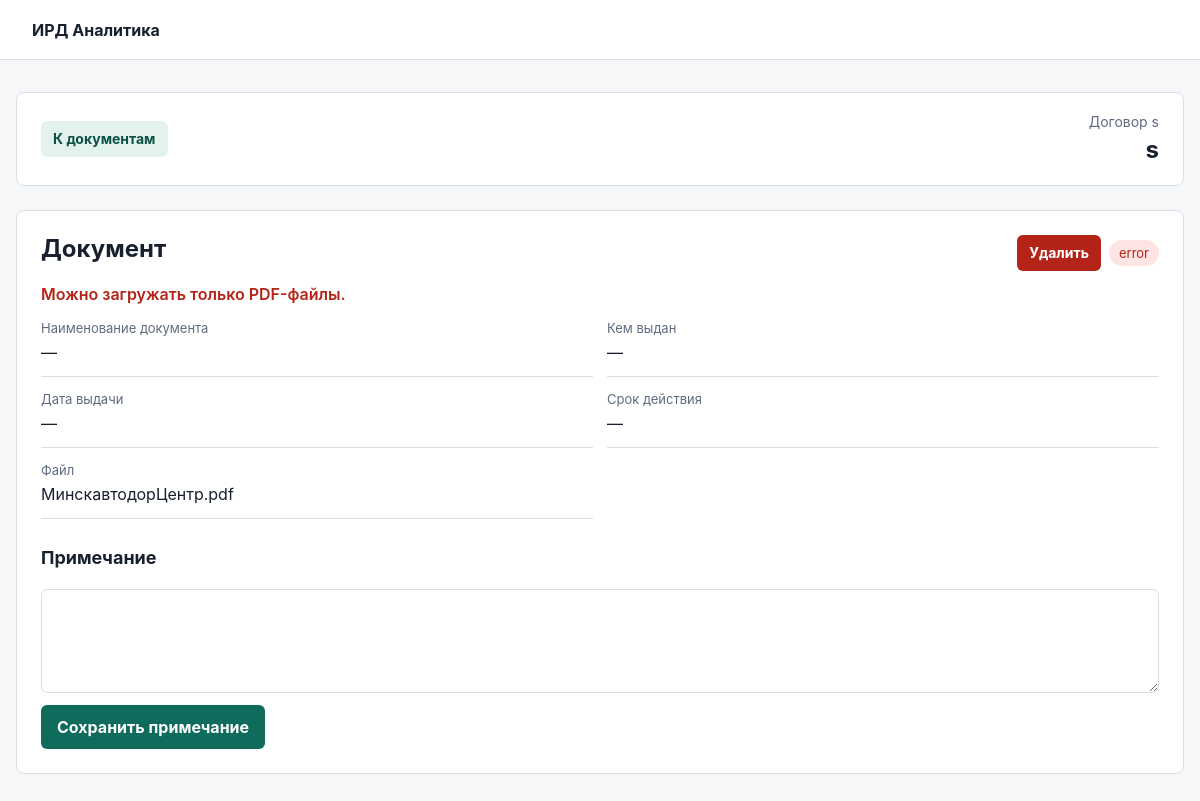
Page /documents/8 on the committed database.
### tables this page shows
CREATE TABLE objects (
    id INTEGER PRIMARY KEY AUTOINCREMENT,
    contract_number TEXT NOT NULL,
    name TEXT NOT NULL,
    created_at TEXT NOT NULL DEFAULT CURRENT_TIMESTAMP
);

CREATE TABLE documents (
    id INTEGER PRIMARY KEY AUTOINCREMENT,
    contract_number TEXT NOT NULL,
    object_name TEXT NOT NULL,
    original_filename TEXT NOT NULL,
    stored_filename TEXT NOT NULL,
    working_title TEXT,
    official_title TEXT,
    issuer TEXT,
    issue_date TEXT,
    valid_until TEXT,
    validity_text TEXT,
    no_expiration INTEGER NOT NULL DEFAULT 0,
    raw_text TEXT,
    note TEXT NOT NULL DEFAULT '',
    status TEXT NOT NULL DEFAULT 'processed',
    error TEXT,
    created_at TEXT NOT NULL DEFAULT CURRENT_TIMESTAMP
, object_id INTEGER);

### app/web/routes.py (the view)
@bp.get("/documents/<int:document_id>")
def document_detail(document_id: int):
    document = DocumentRepository().get(document_id)
    if document is None:
        return "Документ не найден", 404
    obj = ObjectRepository().get(document["object_id"]) if document["object_id"] else None
    return render_template("document.html", document=document, object=obj)

### app/database.py (called while the page is built)
def get_db() -> sqlite3.Connection:
    if "db" not in g:
        g.db = sqlite3.connect(current_app.config["DATABASE_PATH"])
        g.db.row_factory = sqlite3.Row
    return g.db

### app/repositories.py (called while the page is built)
    def get(self, object_id: int) -> Row | None:
        return get_db().execute(
            "SELECT * FROM objects WHERE id = ?", (object_id,)
        ).fetchone()

    def get(self, document_id: int) -> Row | None:
        return get_db().execute(
            "SELECT * FROM documents WHERE id = ?", (document_id,)
        ).fetchone()

### app/templates/document.html (shortened to what this page needs)
{% extends "base.html" %}
{% block content %}
{% if object %}
    <section class="object-header">
        <a class="button-link secondary" href="{{ url_for('web.object_workspace', object_id=object.id) }}">К документам</a>
        <div>
            <p>Договор {{ object.contract_number }}</p>
            <h1>{{ object.name }}</h1>
        </div>
    </section>
{% endif %}
<section class="document-view">
    <div class="document-head">
        <h1>{{ document.working_title or "Документ" }}</h1>
        <div class="document-actions">
            <form action="{{ url_for('web.delete_document', document_id=document.id) }}" method="post" onsubmit="return confirm('Удалить документ из базы и удалить загруженный PDF?');">
                <button class="danger-button" type="submit">Удалить</button>
            </form>
            <span class="status status-{{ document.status }}">{{ document.status }}</span>
        </div>
    </div>
    {% if document.error %}
        <p class="error">{{ document.error }}</p>
    {% endif %}
    <dl class="fields">
        <div><dt>Наименование документа</dt><dd>{{ document.official_title or document.working_title or "—" }}</dd></div>
        <div><dt>Кем выдан</dt><dd>{{ document.issuer or "—" }}</dd></div>
        <div><dt>Дата выдачи</dt><dd>{{ document.issue_date or "—" }}</dd></div>
        <div><dt>Срок действия</dt><dd>{{ "без срока действия" if document.no_expiration else (document.valid_until or "—") }}</dd></div>
        <div>
            <dt>Файл</dt>
            <dd>
                {% if document.stored_filename %}
                    <a href="{{ url_for('web.document_preview', document_id=document.id) }}" target="_blank">{{ document.original_filename }}</a>
                {% else %}
                    {{ document.original_filename or "—" }}
                {% endif %}
            </dd>
        </div>
    </dl>
    <section class="note-panel">
        <h2>Примечание</h2>
        <form action="{{ url_for('web.update_document_note', document_id=document.id) }}" method="post">
            <textarea name="note" rows="4">{{ document.note or "" }}</textarea>
            <button type="submit">Сохранить примечание</button>
        </form>
    </section>
</section>
{% endblock %}

### app/static/styles.css (style rules this page uses)
:root { color-scheme: light; --bg: #f6f7f9; --panel: #ffffff; --line: #d9dee7; --text: #18202f; --muted: #5f6c80; --accent: #0f6b5b; --accent-dark: #0a5146; --danger: #b42318; }
* { box-sizing: border-box; }
body { margin: 0; background: var(--bg); color: var(--text); font-family: Inter, system-ui, -apple-system, BlinkMacSystemFont, "Segoe UI", sans-serif; }
.object-form, .objects-list, .upload-form, .records, .document-view { background: var(--panel); border: 1px solid var(--line); border-radius: 8px; padding: 24px; }
h1, h2 { margin: 0 0 20px; line-height: 1.2; }
h1 { font-size: 24px; }
h2 { font-size: 18px; }
input, textarea { width: 100%; border: 1px solid var(--line); border-radius: 6px; padding: 11px 12px; color: var(--text); font: inherit; background: #ffffff; }
button { width: 100%; border: 0; border-radius: 6px; padding: 12px 16px; color: #ffffff; background: var(--accent); font: inherit; font-weight: 700; cursor: pointer; }
.button-link, .danger-button { display: inline-flex; min-height: 36px; align-items: center; justify-content: center; border-radius: 6px; padding: 8px 12px; font-size: 14px; font-weight: 700; line-height: 1; text-decoration: none; white-space: nowrap; }
.button-link { color: #ffffff; background: var(--accent); }
.button-link.secondary { color: var(--accent-dark); background: #e4f2ee; }
.danger-button { width: auto; color: #ffffff; background: var(--danger); }
.object-header { display: flex; gap: 18px; align-items: center; justify-content: space-between; margin-bottom: 24px; background: var(--panel); border: 1px solid var(--line); border-radius: 8px; padding: 20px 24px; }
.object-header div { min-width: 0; text-align: right; }
.object-header p { margin: 0 0 6px; color: var(--muted); font-size: 14px; }
.object-header h1 { margin: 0; }
a { color: var(--accent-dark); }
.empty, .error { margin: 0 0 16px; }
.error { color: var(--danger); font-weight: 600; }
.document-head { display: flex; gap: 16px; align-items: start; justify-content: space-between; }
.document-actions, .row-actions { display: flex; gap: 8px; align-items: center; }
.document-actions { flex-wrap: wrap; justify-content: flex-end; }
.document-actions form, .row-actions form { margin: 0; }
.status { border-radius: 999px; padding: 5px 10px; background: #e8eef5; color: var(--muted); font-size: 13px; }
.status-error { background: #fee4e2; color: var(--danger); }
.fields { display: grid; grid-template-columns: repeat(2, minmax(0, 1fr)); gap: 14px; margin: 0; }
.fields div { border-bottom: 1px solid var(--line); padding-bottom: 12px; }
dt { color: var(--muted); font-size: 13px; margin-bottom: 5px; }
dd { margin: 0; line-height: 1.45; }
.note-panel { margin-top: 28px; }
.note-panel form { display: grid; gap: 12px; }
.note-panel button { width: auto; justify-self: start; }

### rows in the picture
objects: contract_number "s", name "s"
documents: working_title "Документ", status "error", error "Можно загружать только PDF-файлы.", official_title+working_title "—", issuer "—", issue_date "—", no_expiration+valid_until "—", original_filename "МинскавтодорЦентр.pdf"
